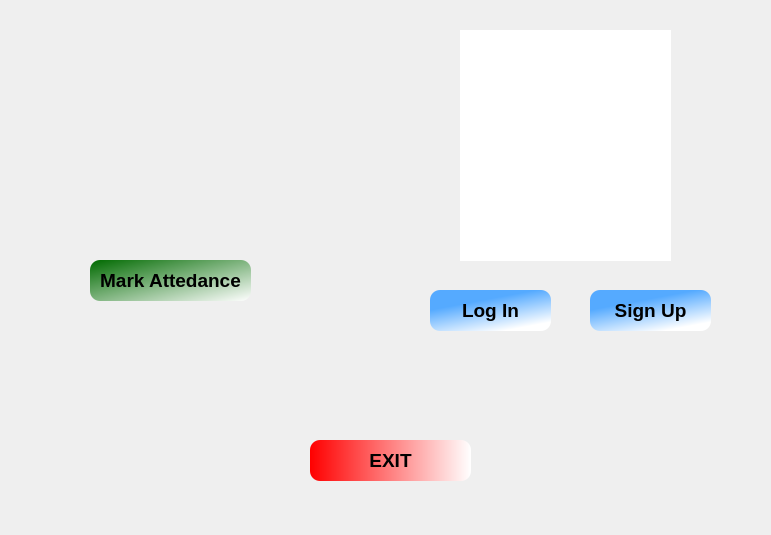
<?xml version="1.0" encoding="UTF-8"?>
<ui version="4.0">
 <class>Form</class>
 <widget class="QWidget" name="Form">
  <property name="geometry">
   <rect>
    <x>0</x>
    <y>0</y>
    <width>771</width>
    <height>535</height>
   </rect>
  </property>
  <property name="windowTitle">
   <string>Form</string>
  </property>
  <widget class="QLabel" name="label">
   <property name="geometry">
    <rect>
     <x>20</x>
     <y>10</y>
     <width>741</width>
     <height>511</height>
    </rect>
   </property>
   <property name="styleSheet">
    <string notr="true">background-image: url(:/newPrefix/Icons/Home_Bg.jpeg);</string>
   </property>
   <property name="text">
    <string/>
   </property>
   <property name="pixmap">
    <pixmap>Icons/Home_Bg.jpeg</pixmap>
   </property>
   <property name="scaledContents">
    <bool>true</bool>
   </property>
  </widget>
  <widget class="QPushButton" name="pushButton">
   <property name="geometry">
    <rect>
     <x>90</x>
     <y>260</y>
     <width>161</width>
     <height>41</height>
    </rect>
   </property>
   <property name="font">
    <font>
     <pointsize>14</pointsize>
     <weight>75</weight>
     <bold>true</bold>
    </font>
   </property>
   <property name="styleSheet">
    <string notr="true">background-color: qlineargradient(spread:pad, x1:0, y1:0, x2:1, y2:1, stop:0 rgba(0, 106, 0, 255), stop:1 rgba(255, 255, 255, 255));

border-radius: 10px; /* Adjust the radius to control the curve */

</string>
   </property>
   <property name="text">
    <string>Mark Attedance</string>
   </property>
   <property name="autoDefault">
    <bool>false</bool>
   </property>
  </widget>
  <widget class="QPushButton" name="pushButton_2">
   <property name="geometry">
    <rect>
     <x>310</x>
     <y>440</y>
     <width>161</width>
     <height>41</height>
    </rect>
   </property>
   <property name="font">
    <font>
     <pointsize>14</pointsize>
     <weight>75</weight>
     <bold>true</bold>
    </font>
   </property>
   <property name="styleSheet">
    <string notr="true">background-color: qlineargradient(spread:pad, x1:0, y1:0, x2:1, y2:0, stop:0 rgba(255, 0, 0, 255), stop:1 rgba(255, 255, 255, 255));
border-radius: 10px; /* Adjust the radius to control the curve */

</string>
   </property>
   <property name="text">
    <string>EXIT</string>
   </property>
   <property name="autoDefault">
    <bool>false</bool>
   </property>
  </widget>
  <widget class="QLabel" name="label_3">
   <property name="geometry">
    <rect>
     <x>460</x>
     <y>30</y>
     <width>211</width>
     <height>231</height>
    </rect>
   </property>
   <property name="styleSheet">
    <string notr="true">QLabel {
    background-color: rgb(255, 255, 255);
    background-image: url(:/newPrefix/Icons/faculty_icon.jpg);
    background-repeat: no-repeat;
    background-position: center;
    background-origin: content;
}

QLabel::before {
    content: &quot;&quot;;
    display: block;
    width: 100%;
    height: 0;
    padding-bottom: 100%; /* This creates a square pseudo-element, making it round */
    border-radius: 50%;
    background: inherit;
}
</string>
   </property>
   <property name="text">
    <string/>
   </property>
   <property name="pixmap">
    <pixmap>Icons/faculty_icon.jpg</pixmap>
   </property>
   <property name="scaledContents">
    <bool>true</bool>
   </property>
  </widget>
  <widget class="QPushButton" name="pushButton_3">
   <property name="geometry">
    <rect>
     <x>430</x>
     <y>290</y>
     <width>121</width>
     <height>41</height>
    </rect>
   </property>
   <property name="font">
    <font>
     <pointsize>14</pointsize>
     <weight>75</weight>
     <bold>true</bold>
    </font>
   </property>
   <property name="styleSheet">
    <string notr="true">background-color: qlineargradient(spread:pad, x1:0.471, y1:0.227364, x2:0.831, y2:0.875, stop:0 rgba(85, 170, 255, 255), stop:1 rgba(255, 255, 255, 255));
border-radius: 10px; /* Adjust the radius to control the curve */

</string>
   </property>
   <property name="text">
    <string>Log In</string>
   </property>
   <property name="autoDefault">
    <bool>false</bool>
   </property>
  </widget>
  <widget class="QPushButton" name="pushButton_4">
   <property name="geometry">
    <rect>
     <x>590</x>
     <y>290</y>
     <width>121</width>
     <height>41</height>
    </rect>
   </property>
   <property name="font">
    <font>
     <pointsize>14</pointsize>
     <weight>75</weight>
     <bold>true</bold>
    </font>
   </property>
   <property name="styleSheet">
    <string notr="true">background-color: qlineargradient(spread:pad, x1:0.471, y1:0.227364, x2:0.831, y2:0.875, stop:0 rgba(85, 170, 255, 255), stop:1 rgba(255, 255, 255, 255));
border-radius: 10px; /* Adjust the radius to control the curve */

</string>
   </property>
   <property name="text">
    <string>Sign Up</string>
   </property>
   <property name="autoDefault">
    <bool>false</bool>
   </property>
  </widget>
  <widget class="QLabel" name="label_2">
   <property name="geometry">
    <rect>
     <x>90</x>
     <y>60</y>
     <width>161</width>
     <height>161</height>
    </rect>
   </property>
   <property name="text">
    <string/>
   </property>
   <property name="pixmap">
    <pixmap>Icons/student_mark_attedance_logo.png</pixmap>
   </property>
   <property name="scaledContents">
    <bool>true</bool>
   </property>
  </widget>
  <widget class="QLabel" name="label_4">
   <property name="geometry">
    <rect>
     <x>70</x>
     <y>70</y>
     <width>181</width>
     <height>161</height>
    </rect>
   </property>
   <property name="text">
    <string/>
   </property>
   <property name="pixmap">
    <pixmap resource="images.qrc">:/newPrefix/Icons/student_mark_attedance_logo.png</pixmap>
   </property>
   <property name="scaledContents">
    <bool>true</bool>
   </property>
  </widget>
 </widget>
 <resources>
  <include location="images.qrc"/>
  <include location="images.qrc"/>
 </resources>
 <connections/>
</ui>
